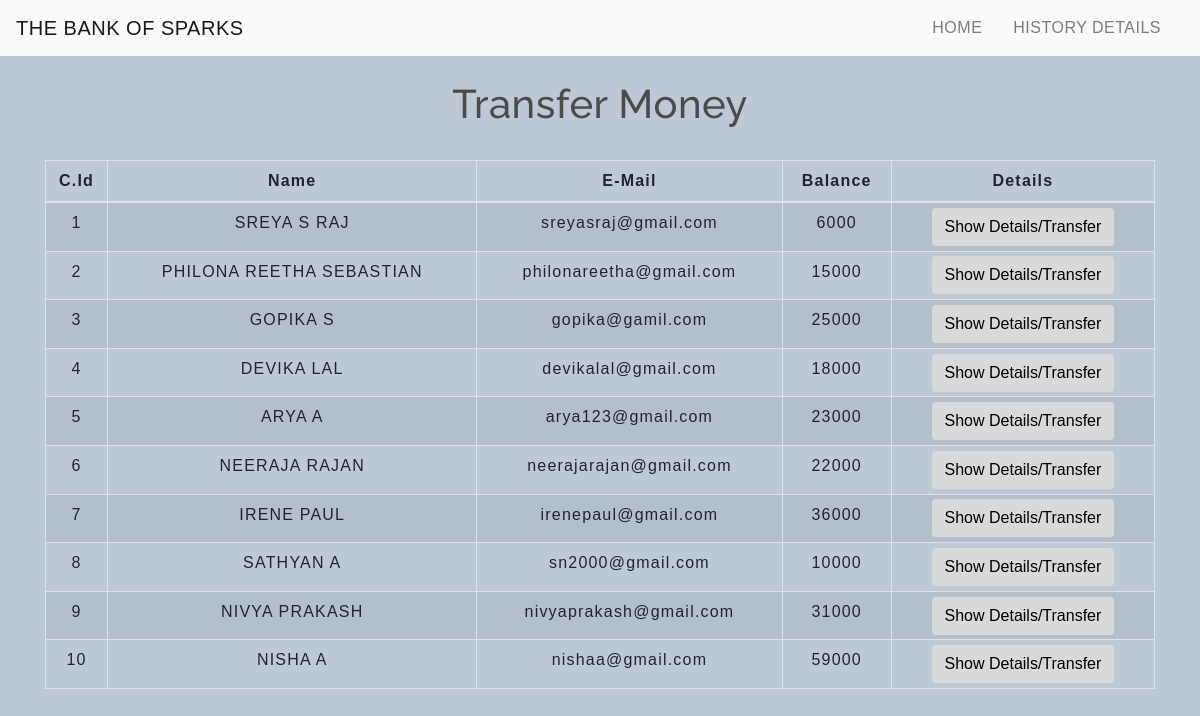
The app's page /transfermoney.php with its own data.
### tables this page shows
CREATE TABLE `users` (
    `id` int(3) NOT NULL,
    `name` text NOT NULL,
    `email` varchar(30) NOT NULL,
    `balance` int(8) NOT NULL
);

### transfermoney.php (the view, shortened to what this page needs)
<!DOCTYPE html>
<html lang="en">
<head>
    <link rel="stylesheet" href="https://maxcdn.bootstrapcdn.com/bootstrap/4.0.0/css/bootstrap.min.css">
    <link rel="stylesheet" type="text/css" href="css/table.css">
    <link rel="stylesheet" type="text/css" href="css/navbar.css">
</head>
<body style="background-color : #bfc9d6">
<?php
    include 'config.php';
    $sql = "SELECT * FROM users";
    $result = mysqli_query($conn,$sql);
?>
<?php
  include 'navbar.php';
?>
<div class="container">
        <h2 class="text-center pt-4" color="white">Transfer Money</h2>
        <br>
            <div class="row">
                <div class="col">
                    <div class="table-responsive-sm">
                    <table class="table table-hover table-sm table-striped table-condensed table-bordered">
                        <thead>
                            <tr>
                            <th scope="col" class="text-center py-2">C.Id</th>
                            <th scope="col" class="text-center py-2">Name</th>
                            <th scope="col" class="text-center py-2">E-Mail</th>
                            <th scope="col" class="text-center py-2">Balance</th>
                            <th scope="col" class="text-center py-2">Details</th>
                            </tr>
                        </thead>
                        <tbody>
                <?php
                    while($rows=mysqli_fetch_assoc($result)){
                ?>
                    <tr>
                        <td class="py-2"><?php echo $rows['id'] ?></td>
                        <td class="py-2"><?php echo $rows['name']?></td>
                        <td class="py-2"><?php echo $rows['email']?></td>
                        <td class="py-2"><?php echo $rows['balance']?></td>
                        <td><a href="selecteduserdetail.php?id= <?php echo $rows['id'] ;?>"> <button type="button" class="btn">Show Details/Transfer</button></a></td>
                    </tr>
                <?php
                    }
                ?>
                        </tbody>
                    </table>
                    </div>
                </div>
            </div>
         </div>
</body>
</html>

### navbar.php (shortened to what this page needs)
<nav class="navbar navbar-expand-md navbar-light bg-light">
<a class="navbar-brand" href="index.php">THE BANK OF SPARKS</a>
<div class="collapse navbar-collapse" C.Id="collapsibleNavbar">
      <ul class="navbar-nav ml-auto">
        <li class="nav-item">
          <a class="nav-link" href="index.php">HOME</a>
        </li>
        <li class="nav-item">
          <a class="nav-link" href="transactionhistory.php">HISTORY DETAILS</a>
        </li>
    </div>
 </nav>

### css/table.css (style rules this page uses)
* { padding: 0; margin: 0; box-sizing: border-box; font-family: sans-serif; }
h2 { font-size: 40px; }
table { letter-spacing: 1.2px; border-style: solid; }
td { text-align: center; }
button { border:none; background: #d9d9d9; transition: 1s; }

### css/navbar.css (style rules this page uses)
.nav-link { margin-right: 15px; color:#2F363F; letter-spacing: 0.5px; transition: 0.5s; }
.navbar-brand { color: #4C4B4B; letter-spacing: 0.5px; }
h2 { color: #4C4B4B; letter-spacing: 0.5px; font-family: raleway; }
body { background-color: grey; }

### transfermoney.php (style rules this page uses)
button { transition: 1.5s; }

### records on screen
users: id "1", name "SREYA S RAJ", email "sreyasraj@gmail.com", balance "6000"
users: id "2", name "PHILONA REETHA SEBASTIAN", email "philonareetha@gmail.com", balance "15000"
users: id "3", name "GOPIKA S", email "gopika@gamil.com", balance "25000"
users: id "4", name "DEVIKA LAL", email "devikalal@gmail.com", balance "18000"
users: id "5", name "ARYA A", email "arya123@gmail.com", balance "23000"
users: id "6", name "NEERAJA RAJAN", email "neerajarajan@gmail.com", balance "22000"
users: id "7", name "IRENE PAUL", email "irenepaul@gmail.com", balance "36000"
users: id "8", name "SATHYAN A", email "sn2000@gmail.com", balance "10000"
users: id "9", name "NIVYA PRAKASH", email "nivyaprakash@gmail.com", balance "31000"
users: id "10", name "NISHA A", email "nishaa@gmail.com", balance "59000"
